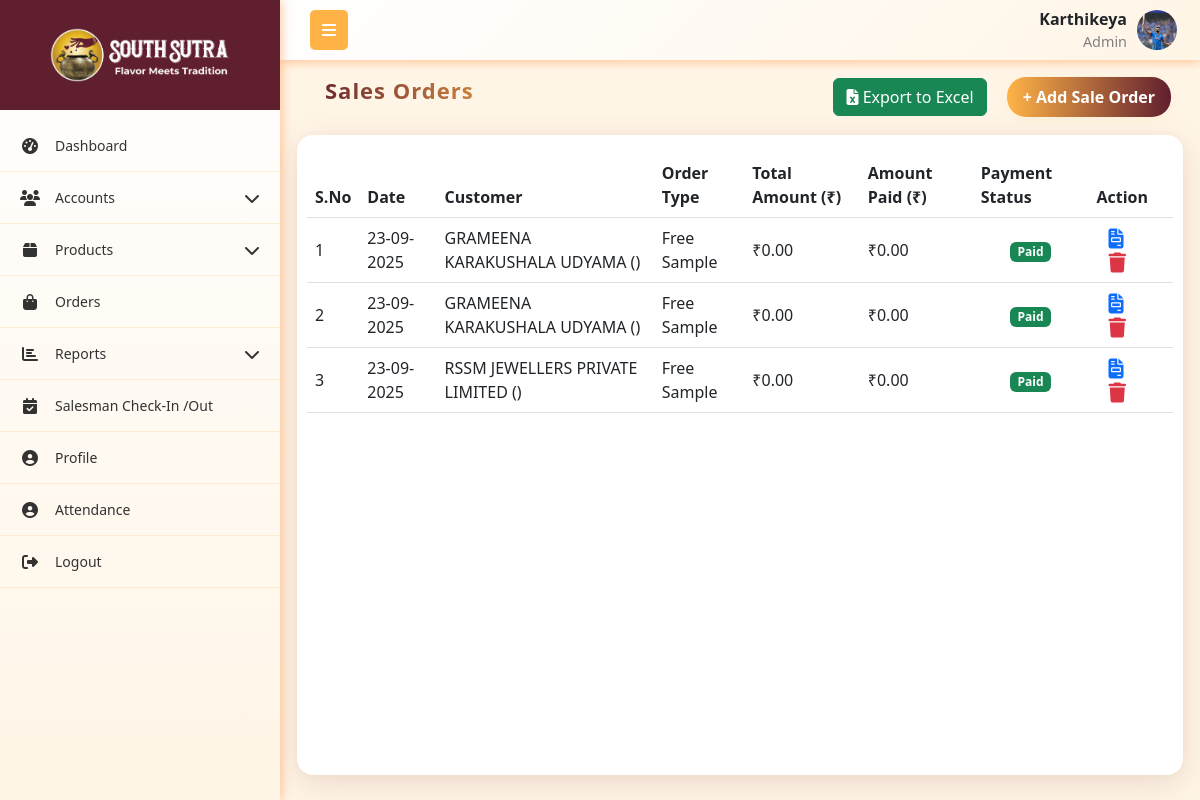
Before: /order/ (signed in) with the older database file.
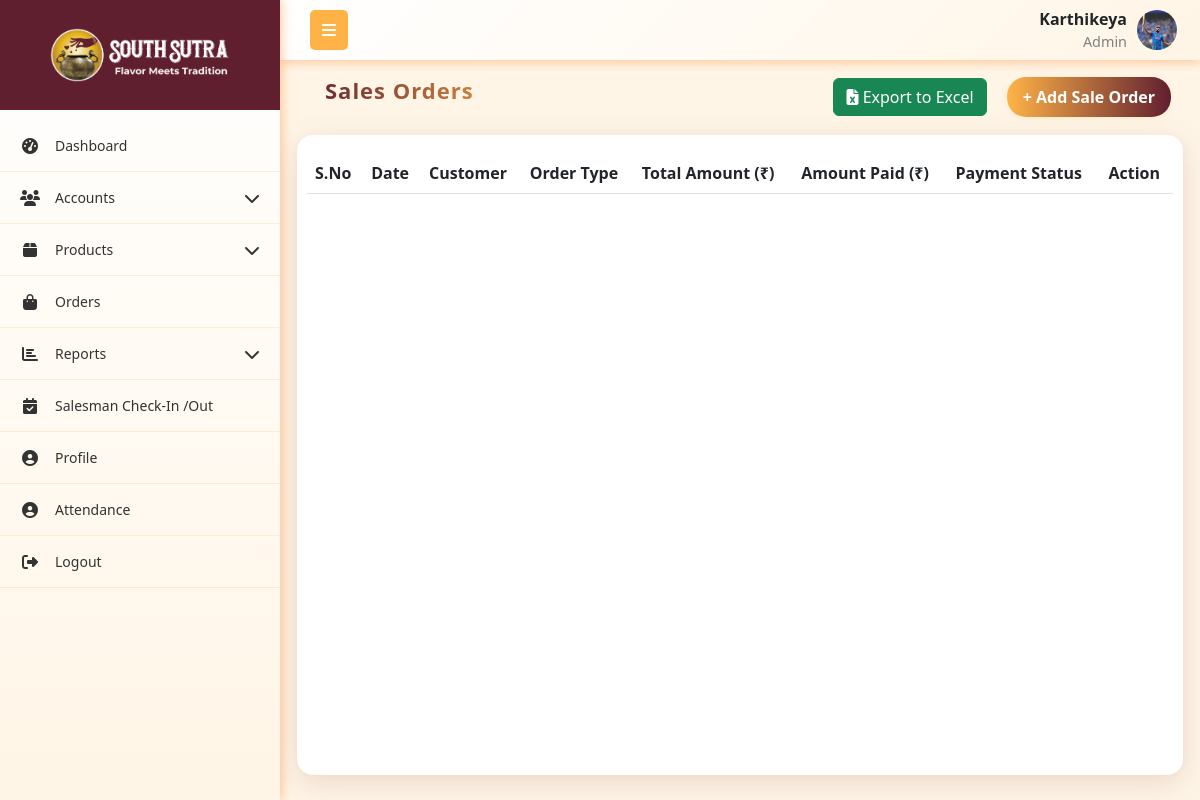
After: the same page with the newer database file.
### App1/models.py (models this page shows, shortened)
class Order(models.Model):
    ORDER_TYPE_CHOICES = [
        ('telephone', 'Telephone'),
        ('location', 'Location'),
        ('email', 'Email'),
    ]
    PAYMENT_STATUS_CHOICES = [
        ('pending', 'Pending'),
        ('partial', 'Partial'),
        ('paid', 'Paid'),
    ]
    DELIVERY_STATUS_CHOICES = [
        ('processing', 'Processing'),
        ('shipped', 'Shipped'),
        ('delivered', 'Delivered'),
    ]
    customer = models.ForeignKey('Customer', on_delete=models.CASCADE, related_name='orders')
    created_by = models.ForeignKey(User, on_delete=models.SET_NULL, null=True, related_name='orders_created')
    order_date = models.DateTimeField(auto_now_add=True)
    is_free_sample = models.BooleanField(default=False)
    order_type = models.CharField(max_length=20, choices=ORDER_TYPE_CHOICES, default='telephone')
    subtotal = models.DecimalField(max_digits=12, decimal_places=2, default=0.00)
    discount_amount = models.DecimalField(max_digits=12, decimal_places=2, default=0.00)
    taxable_amount = models.DecimalField(max_digits=12, decimal_places=2, default=0.00)
    tax_amount = models.DecimalField(max_digits=12, decimal_places=2, default=0.00)
    grand_total = models.DecimalField(max_digits=12, decimal_places=2, default=0.00)
    total_paid = models.DecimalField(max_digits=12, decimal_places=2, default=0.00)
    balance_due = models.DecimalField(max_digits=12, decimal_places=2, default=0.00)
    payment_status = models.CharField(max_length=50, choices=PAYMENT_STATUS_CHOICES, default='pending')
    delivery_status = models.CharField(max_length=50, choices=DELIVERY_STATUS_CHOICES, default='processing')

class Customer(models.Model):
    user = models.ForeignKey(User, on_delete=models.SET_NULL, null=True, blank=True, related_name='customers')
    customer_name = models.CharField(max_length=255,null=True,blank=True)
    full_name = models.CharField(max_length=255,null=True,blank=True)
    email = models.EmailField(unique=True, null=True,blank=True)
    phone_number = models.CharField(unique=True, max_length=50, null=True,blank=True)
    shop_type = models.CharField(
        max_length=50,
        choices=[
            ('NMT', 'National Modern Trade'),
            ('MT', 'Modern Trade'),
            ('SMT', 'Semi Modern Trade'),
            ('SPECIAL', 'Speciality Store'),
            ('GT', 'General Trade'),
        ],
        blank=True, null=True
    )
    gst_number = models.CharField(max_length=100,null=True,blank=True)
    shop_name = models.CharField(max_length=255)
    shop_address_line1 = models.TextField()
    shop_address_line2 = models.TextField()
    shop_city = models.CharField(max_length=255)
    shop_district = models.CharField(max_length=255)
    shop_pincode = models.CharField(max_length=50)
    shop_state = models.CharField(max_length=255)
    discount = models.DecimalField(max_digits=5, decimal_places=2, default=0.00)
    is_active = models.BooleanField(default=True)
    is_new = models.BooleanField(default=True)
    is_gst_registered = models.BooleanField(default=False, help_text="Is the customer GST registered?")
    created_at = models.DateTimeField(auto_now_add=True)
    updated_at = models.DateTimeField(auto_now=True)
    weekday_footfall = models.PositiveIntegerField(help_text="Average number of visitors during weekdays",null=True,blank=True)
    weekend_footfall = models.PositiveIntegerField(help_text="Average number of visitors during weekends",null=True,blank=True)
    credit_period = models.CharField(max_length=100,help_text="Credit period in No of Days", null=True, blank=True)
    nature_of_business = models.TextField(blank=True, null=True)
    latitude = models.CharField(max_length=50, blank=True, null=True)
    longitude = models.CharField(max_length=50, blank=True, null=True)
    def __str__(self):
        return f"{self.shop_name} ({self.full_name})"

### App1/views.py (the view)
# urls.py: path('order/', order_table, name='order_table'),
def order_table(request):
    current_user, role_permission = get_logged_in_user(request)
    if not current_user:
        return redirect('login')
    if current_user.role.name.lower() == "admin":
        orders = Order.objects.all()
    else:
        orders = Order.objects.filter(created_by=current_user)
    context = {
        'orders': orders,
        'current_user': current_user,
        'role_permission': role_permission
    }
    return render(request, 'company_admin/order_table.html', context)

### App1/views.py (called while the page is built)
def get_logged_in_user(request):
    username = request.session.get('current_user')
    if not username:
        return None, None  # always return a tuple
    try:
        user = User.objects.get(username=username)
        try:
            role_permission = RolePermissions.objects.get(role=user.role)
        except RolePermissions.DoesNotExist:
            role_permission = None
        return user, role_permission
    except User.DoesNotExist:
        return None, None

### templates/company_admin/order_table.html (shortened to what this page needs)
{% extends 'company_admin/base.html' %}
{% load static %}
{% block content %}
<link rel="stylesheet" href="https://cdn.datatables.net/1.13.4/css/dataTables.bootstrap5.min.css">
<link rel="stylesheet" href="https://cdn.datatables.net/responsive/2.4.1/css/responsive.bootstrap5.min.css">
<link rel="stylesheet" href="https://cdnjs.cloudflare.com/ajax/libs/font-awesome/6.4.0/css/all.min.css">
    <div class="container mt-1">
        <div class="mb-0 p-0">
            <div class="d-flex justify-content-between flex-wrap m-1">
                <h5 class="header">Sales Orders</h5>
                <div class="exportandsale">
                    <button class="btn btn-success me-2" onclick="exportToExcel()">
                        <i class="fas fa-file-excel"></i> Export to Excel
                    </button>
                    {% if role_permission.orders_a %}
                    <a href="{% url 'add_order' %}" class="btn btn-primary m-2">+ Add Sale Order</a>
                    {% endif %}
                </div>
            </div>
        </div>
        <div class="custom-card">
            <table id="salestable" class="table align-middle" style="width:100%">
                <thead class="table-header">
                    <tr>
                        <th>S.No</th>
                        <th>Date</th>
                        <th>Customer</th>
                        <th>Order Type</th>
                        <th>Total Amount (₹)</th>
                        <th>Amount Paid (₹)</th>
                        <th>Payment Status</th>
                        <th>Action</th>
                    </tr>
                </thead>
                <tbody>
                {% for order in orders %}
                    <tr>
                        <td>{{ forloop.counter }}</td>
                        <td>{{ order.order_date|date:"d-m-Y" }}</td>
                        <td>{{ order.customer }}</td>
                        <td>{% if order.is_free_sample %}
                                Free Sample
                            {% else %}
                                Regular Order
                            {% endif %}
                        </td>
                        <td>₹{{ order.grand_total }}</td>
                        <td>₹{{ order.total_paid }}</td>
                        <td class="text-center">
                            {% if order.balance_due > 0 %}
                                <div class="payment-status" id="paymentStatus{{ forloop.counter }}">
                                    <a href="{% url 'pay_remaining_amount' order.id %}" class="badge text-success border border-success text-decoration-none" title="Pay Now">Pay Remaining</a>
                                </div>
                            {% else %}
                                <span class="badge bg-success">Paid</span>
                            {% endif %}
                        </td>
                        <td>
                            <a href="{% url 'generate_invoice' order.id %}" class="btn-icon" title="Generate Invoice">
                                <i class="fas fa-file-invoice fa-lg text-primary px-2"></i>
                            </a>
                            {% if role_permission.orders_d %}
                            <a href="{% url 'delete_order' order.id %}" onclick="return confirm('Are you sure?');" class="btn-icon" title="Delete">
                                <i class="fas fa-trash fa-lg text-danger px-2"></i>
                            </a>
                            {% endif %}
                        </td>
                    </tr>
                {% endfor %}
                </tbody>
            </table>
        </div>
    </div>
{% endblock content %}

Changed rows visible on the page:
removed Order: order_date "23-09-2025", customer "GRAMEENA KARAKUSHALA UDYAMA ()", is_free_sample "Free Sample", grand_total "0.00", total_paid "0.00", balance_due "Paid"
removed Order: order_date "23-09-2025", customer "GRAMEENA KARAKUSHALA UDYAMA ()", is_free_sample "Free Sample", grand_total "0.00", total_paid "0.00", balance_due "Paid"
removed Order: order_date "23-09-2025", customer "RSSM JEWELLERS PRIVATE LIMITED ()", is_free_sample "Free Sample", grand_total "0.00", total_paid "0.00", balance_due "Paid"
